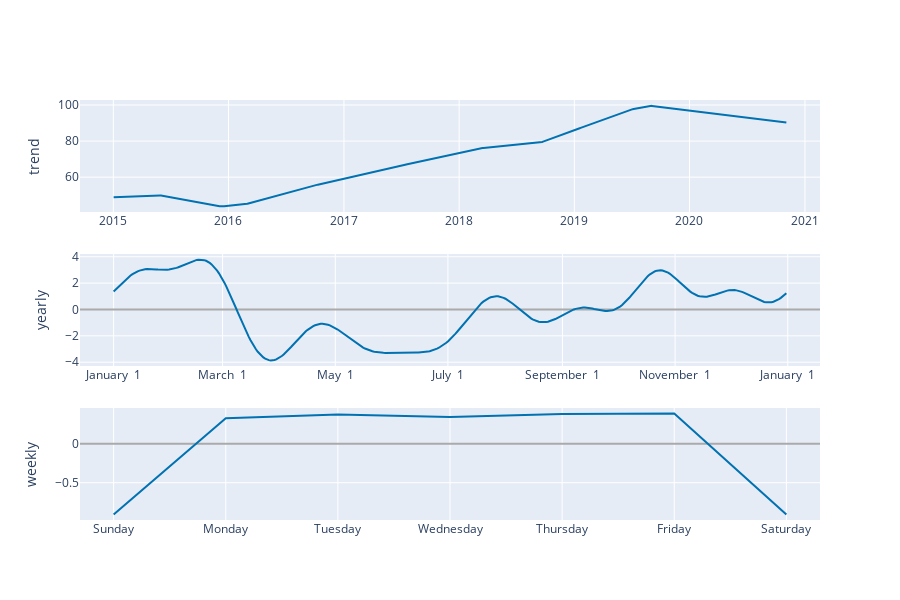

This figure's notebook cell:
### Code cell
plot_components_plotly(modelo, previsoes)

### Figure 1 — Plotly figure (JSON) as saved in the notebook; plotly's stock layout.template omitted (floating-point values rounded to 4 significant figures; data arrays with more than 128 entries replaced by an {"elided": "..."} marker saying what was removed)
{"data": [{"line": {"color": "#0072B2", "width": 2}, "mode": "lines", "name": "trend", "type": "scatter", "x": {"elided": "1446 str values"}, "xaxis": "x", "y": {"elided": "1446 float values"}, "yaxis": "y"}, {"line": {"color": "#0072B2", "width": 2}, "mode": "lines", "name": "yearly", "type": "scatter", "x": {"elided": "365 str values"}, "xaxis": "x2", "y": {"elided": "365 float values"}, "yaxis": "y2"}, {"line": {"color": "#0072B2", "width": 2}, "mode": "lines", "name": "weekly", "type": "scatter", "x": ["2017-01-01T00:00:00", "2017-01-02T00:00:00", "2017-01-03T00:00:00", "2017-01-04T00:00:00", "2017-01-05T00:00:00", "2017-01-06T00:00:00", "2017-01-07T00:00:00"], "xaxis": "x3", "y": [-0.9061, 0.3276, 0.3737, 0.3423, 0.3824, 0.3864, -0.9061], "yaxis": "y3"}], "layout": {"height": 600, "showlegend": false, "width": 900, "xaxis": {"anchor": "y", "domain": [0, 1], "range": ["2014-09-17T09:36:00", "2021-02-17T14:24:00"], "type": "date"}, "xaxis2": {"anchor": "y2", "domain": [0, 1], "range": ["2016-12-13T18:54:02.958904115", "2018-01-18T11:04:57.863013581"], "tickformat": "%B %e", "type": "date"}, "xaxis3": {"anchor": "y3", "domain": [0, 1], "range": ["2016-12-31T16:48:00", "2017-01-07T07:12:00"], "tickformat": "%A", "type": "date"}, "yaxis": {"anchor": "x", "domain": [0.7333, 1], "rangemode": "normal", "title": {"text": "trend"}, "zerolinecolor": "#AAA"}, "yaxis2": {"anchor": "x2", "domain": [0.3667, 0.6333], "title": {"text": "yearly"}, "zerolinecolor": "#AAA"}, "yaxis3": {"anchor": "x3", "domain": [0, 0.2667], "title": {"text": "weekly"}, "zerolinecolor": "#AAA"}}}
